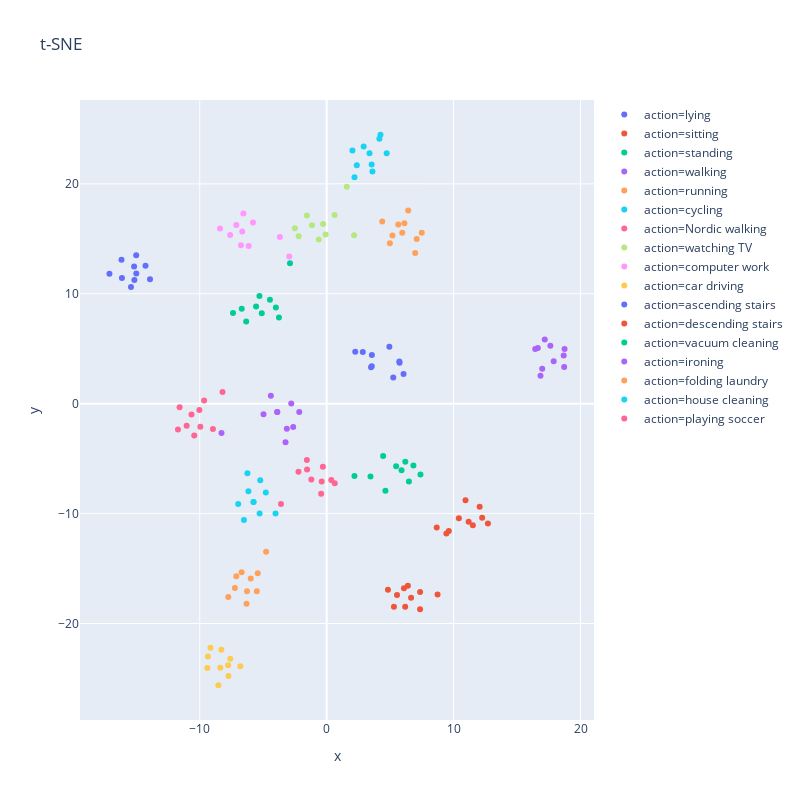
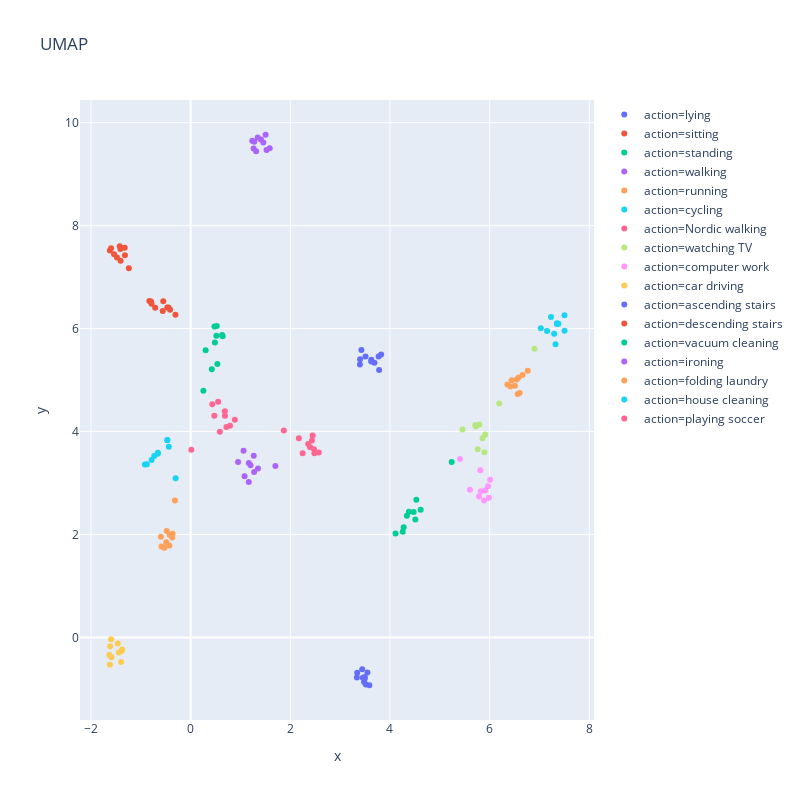

Here is the notebook cell these charts were saved with, in order:
### Code cell
val_actions, val_labels, val_lm = get_action_vector(ae_model, skel_dt, device, class_ids=range(17), class_names=dataReader.idToLabel)
plot_tnse(val_actions, val_labels, val_lm)
plot_umap(val_actions, val_labels, val_lm)

### Figure 1 — Plotly figure (JSON) as saved in the notebook; plotly's stock layout.template omitted (floating-point values rounded to 4 significant figures)
{"data": [{"hoverlabel": {"namelength": 0}, "hovertemplate": "action=lying<br>x=%{x}<br>y=%{y}", "legendgroup": "action=lying", "marker": {"color": "#636efa", "symbol": "circle"}, "mode": "markers", "name": "action=lying", "showlegend": true, "type": "scatter", "x": [-15.15, -15.42, -16.13, -13.92, -15.17, -16.17, -17.12, -15.01, -15.0, -14.27], "xaxis": "x", "y": [11.25, 10.62, 11.43, 11.32, 12.49, 13.1, 11.82, 13.51, 11.85, 12.54], "yaxis": "y"}, {"hoverlabel": {"namelength": 0}, "hovertemplate": "action=sitting<br>x=%{x}<br>y=%{y}", "legendgroup": "action=sitting", "marker": {"color": "#EF553B", "symbol": "circle"}, "mode": "markers", "name": "action=sitting", "showlegend": true, "type": "scatter", "x": [7.359, 6.186, 5.299, 6.09, 4.826, 6.398, 7.363, 6.648, 8.737, 5.542], "xaxis": "x", "y": [-18.71, -18.47, -18.48, -16.79, -16.94, -16.57, -17.13, -17.66, -17.36, -17.41], "yaxis": "y"}, {"hoverlabel": {"namelength": 0}, "hovertemplate": "action=standing<br>x=%{x}<br>y=%{y}", "legendgroup": "action=standing", "marker": {"color": "#00cc96", "symbol": "circle"}, "mode": "markers", "name": "action=standing", "showlegend": true, "type": "scatter", "x": [-5.115, -4.473, -6.342, -2.892, -3.761, -4.003, -5.564, -6.693, -5.299, -7.382], "xaxis": "x", "y": [8.227, 9.445, 7.486, 12.78, 7.842, 8.74, 8.836, 8.629, 9.799, 8.249], "yaxis": "y"}, {"hoverlabel": {"namelength": 0}, "hovertemplate": "action=walking<br>x=%{x}<br>y=%{y}", "legendgroup": "action=walking", "marker": {"color": "#ab63fa", "symbol": "circle"}, "mode": "markers", "name": "action=walking", "showlegend": true, "type": "scatter", "x": [-8.287, -2.792, -2.64, -3.142, -3.896, -3.896, -2.163, -4.978, -4.4, -3.244], "xaxis": "x", "y": [-2.668, 0.02249, -2.125, -2.271, -0.7651, -0.7653, -0.7559, -0.9655, 0.7116, -3.499], "yaxis": "y"}, {"hoverlabel": {"namelength": 0}, "hovertemplate": "action=running<br>x=%{x}<br>y=%{y}", "legendgroup": "action=running", "marker": {"color": "#FFA15A", "symbol": "circle"}, "mode": "markers", "name": "action=running", "showlegend": true, "type": "scatter", "x": [-7.125, -7.234, -5.434, -6.703, -7.752, -6.314, -5.984, -4.777, -6.28, -5.503], "xaxis": "x", "y": [-15.69, -16.77, -15.42, -15.34, -17.59, -18.2, -15.9, -13.48, -17.06, -17.07], "yaxis": "y"}, {"hoverlabel": {"namelength": 0}, "hovertemplate": "action=cycling<br>x=%{x}<br>y=%{y}", "legendgroup": "action=cycling", "marker": {"color": "#19d3f3", "symbol": "circle"}, "mode": "markers", "name": "action=cycling", "showlegend": true, "type": "scatter", "x": [-6.519, -6.247, -5.286, -4.795, -5.235, -4.031, -5.766, -5.766, -6.973, -6.167], "xaxis": "x", "y": [-10.58, -6.328, -9.98, -8.085, -6.973, -9.994, -8.937, -8.937, -9.129, -7.96], "yaxis": "y"}, {"hoverlabel": {"namelength": 0}, "hovertemplate": "action=Nordic walking<br>x=%{x}<br>y=%{y}", "legendgroup": "action=Nordic walking", "marker": {"color": "#FF6692", "symbol": "circle"}, "mode": "markers", "name": "action=Nordic walking", "showlegend": true, "type": "scatter", "x": [-1.562, -1.212, -2.223, 0.362, -0.3016, 0.6341, -3.601, -0.4361, -1.546, -0.3957], "xaxis": "x", "y": [-5.118, -6.893, -6.194, -6.948, -5.727, -7.232, -9.126, -8.205, -5.999, -7.069], "yaxis": "y"}, {"hoverlabel": {"namelength": 0}, "hovertemplate": "action=watching TV<br>x=%{x}<br>y=%{y}", "legendgroup": "action=watching TV", "marker": {"color": "#B6E880", "symbol": "circle"}, "mode": "markers", "name": "action=watching TV", "showlegend": true, "type": "scatter", "x": [-2.509, -0.08712, 1.582, 2.158, -2.205, -0.6247, -0.2837, 0.6261, -1.16, -1.562], "xaxis": "x", "y": [15.95, 15.39, 19.73, 15.31, 15.24, 14.94, 16.34, 17.16, 16.23, 17.12], "yaxis": "y"}, {"hoverlabel": {"namelength": 0}, "hovertemplate": "action=computer work<br>x=%{x}<br>y=%{y}", "legendgroup": "action=computer work", "marker": {"color": "#FF97FF", "symbol": "circle"}, "mode": "markers", "name": "action=computer work", "showlegend": true, "type": "scatter", "x": [-6.148, -7.603, -7.119, -8.408, -3.688, -2.947, -6.565, -6.655, -6.757, -5.808], "xaxis": "x", "y": [14.35, 15.35, 16.27, 15.94, 15.16, 13.4, 17.31, 15.67, 14.41, 16.49], "yaxis": "y"}, {"hoverlabel": {"namelength": 0}, "hovertemplate": "action=car driving<br>x=%{x}<br>y=%{y}", "legendgroup": "action=car driving", "marker": {"color": "#FECB52", "symbol": "circle"}, "mode": "markers", "name": "action=car driving", "showlegend": true, "type": "scatter", "x": [-8.297, -7.599, -8.381, -9.403, -8.536, -6.805, -7.742, -9.36, -9.156, -7.767], "xaxis": "x", "y": [-22.39, -23.2, -24.02, -24.06, -25.62, -23.9, -24.77, -22.99, -22.21, -23.79], "yaxis": "y"}, {"hoverlabel": {"namelength": 0}, "hovertemplate": "action=ascending stairs<br>x=%{x}<br>y=%{y}", "legendgroup": "action=ascending stairs", "marker": {"color": "#636efa", "symbol": "circle"}, "mode": "markers", "name": "action=ascending stairs", "showlegend": true, "type": "scatter", "x": [3.559, 2.846, 5.743, 4.938, 2.25, 3.496, 6.055, 5.246, 5.725, 3.551], "xaxis": "x", "y": [4.42, 4.71, 3.713, 5.191, 4.725, 3.304, 2.704, 2.387, 3.843, 3.415], "yaxis": "y"}, {"hoverlabel": {"namelength": 0}, "hovertemplate": "action=descending stairs<br>x=%{x}<br>y=%{y}", "legendgroup": "action=descending stairs", "marker": {"color": "#EF553B", "symbol": "circle"}, "mode": "markers", "name": "action=descending stairs", "showlegend": true, "type": "scatter", "x": [10.41, 12.7, 10.94, 8.67, 12.05, 9.623, 9.431, 11.19, 11.52, 12.25], "xaxis": "x", "y": [-10.43, -10.89, -8.79, -11.26, -9.369, -11.57, -11.81, -10.75, -11.06, -10.37], "yaxis": "y"}, {"hoverlabel": {"namelength": 0}, "hovertemplate": "action=vacuum cleaning<br>x=%{x}<br>y=%{y}", "legendgroup": "action=vacuum cleaning", "marker": {"color": "#00cc96", "symbol": "circle"}, "mode": "markers", "name": "action=vacuum cleaning", "showlegend": true, "type": "scatter", "x": [6.834, 4.628, 7.393, 6.195, 5.472, 5.898, 6.478, 2.188, 3.453, 4.448], "xaxis": "x", "y": [-5.628, -7.923, -6.445, -5.287, -5.69, -6.064, -7.085, -6.59, -6.623, -4.753], "yaxis": "y"}, {"hoverlabel": {"namelength": 0}, "hovertemplate": "action=ironing<br>x=%{x}<br>y=%{y}", "legendgroup": "action=ironing", "marker": {"color": "#ab63fa", "symbol": "circle"}, "mode": "markers", "name": "action=ironing", "showlegend": true, "type": "scatter", "x": [18.71, 18.67, 18.74, 17.63, 17.88, 17.18, 16.85, 16.98, 16.43, 16.64], "xaxis": "x", "y": [3.334, 4.387, 4.964, 5.275, 3.856, 5.844, 2.547, 3.181, 4.986, 5.058], "yaxis": "y"}, {"hoverlabel": {"namelength": 0}, "hovertemplate": "action=folding laundry<br>x=%{x}<br>y=%{y}", "legendgroup": "action=folding laundry", "marker": {"color": "#FFA15A", "symbol": "circle"}, "mode": "markers", "name": "action=folding laundry", "showlegend": true, "type": "scatter", "x": [6.422, 6.975, 5.952, 7.094, 5.643, 4.979, 5.181, 4.376, 7.493, 6.12], "xaxis": "x", "y": [17.57, 13.71, 15.54, 14.98, 16.3, 14.6, 15.3, 16.58, 15.55, 16.41], "yaxis": "y"}, {"hoverlabel": {"namelength": 0}, "hovertemplate": "action=house cleaning<br>x=%{x}<br>y=%{y}", "legendgroup": "action=house cleaning", "marker": {"color": "#19d3f3", "symbol": "circle"}, "mode": "markers", "name": "action=house cleaning", "showlegend": true, "type": "scatter", "x": [4.726, 2.189, 3.606, 4.238, 2.03, 2.913, 3.54, 2.372, 3.374, 4.15], "xaxis": "x", "y": [22.8, 20.61, 21.13, 24.47, 23.04, 23.4, 21.76, 21.69, 22.79, 24.1], "yaxis": "y"}, {"hoverlabel": {"namelength": 0}, "hovertemplate": "action=playing soccer<br>x=%{x}<br>y=%{y}", "legendgroup": "action=playing soccer", "marker": {"color": "#FF6692", "symbol": "circle"}, "mode": "markers", "name": "action=playing soccer", "showlegend": true, "type": "scatter", "x": [-8.962, -11.72, -8.207, -11.03, -9.656, -10.65, -10.03, -10.44, -9.956, -11.59], "xaxis": "x", "y": [-2.303, -2.339, 1.052, -2.003, 0.2923, -0.9842, -0.5794, -2.901, -2.105, -0.3225], "yaxis": "y"}], "layout": {"height": 800, "legend": {"tracegroupgap": 0}, "title": {"text": "t-SNE"}, "width": 800, "xaxis": {"anchor": "y", "domain": [0, 1], "title": {"text": "x"}}, "yaxis": {"anchor": "x", "domain": [0, 1], "title": {"text": "y"}}}}

### Figure 2 — Plotly figure (JSON) as saved in the notebook; plotly's stock layout.template omitted (floating-point values rounded to 4 significant figures)
{"data": [{"hoverlabel": {"namelength": 0}, "hovertemplate": "action=lying<br>x=%{x}<br>y=%{y}", "legendgroup": "action=lying", "marker": {"color": "#636efa", "symbol": "circle"}, "mode": "markers", "name": "action=lying", "showlegend": true, "type": "scatter", "x": [3.343, 3.443, 3.336, 3.548, 3.481, 3.586, 3.517, 3.457, 3.496, 3.494], "xaxis": "x", "y": [-0.6858, -0.6162, -0.7802, -0.6805, -0.8664, -0.9284, -0.9125, -0.7804, -0.7688, -0.7967], "yaxis": "y"}, {"hoverlabel": {"namelength": 0}, "hovertemplate": "action=sitting<br>x=%{x}<br>y=%{y}", "legendgroup": "action=sitting", "marker": {"color": "#EF553B", "symbol": "circle"}, "mode": "markers", "name": "action=sitting", "showlegend": true, "type": "scatter", "x": [-1.319, -1.323, -1.409, -1.405, -1.536, -1.24, -1.621, -1.596, -1.478, -1.423], "xaxis": "x", "y": [7.423, 7.571, 7.547, 7.316, 7.444, 7.171, 7.515, 7.559, 7.38, 7.598], "yaxis": "y"}, {"hoverlabel": {"namelength": 0}, "hovertemplate": "action=standing<br>x=%{x}<br>y=%{y}", "legendgroup": "action=standing", "marker": {"color": "#00cc96", "symbol": "circle"}, "mode": "markers", "name": "action=standing", "showlegend": true, "type": "scatter", "x": [4.476, 4.38, 4.113, 5.239, 4.529, 4.339, 4.51, 4.275, 4.617, 4.256], "xaxis": "x", "y": [2.437, 2.441, 2.017, 3.41, 2.675, 2.365, 2.29, 2.142, 2.483, 2.053], "yaxis": "y"}, {"hoverlabel": {"namelength": 0}, "hovertemplate": "action=walking<br>x=%{x}<br>y=%{y}", "legendgroup": "action=walking", "marker": {"color": "#ab63fa", "symbol": "circle"}, "mode": "markers", "name": "action=walking", "showlegend": true, "type": "scatter", "x": [1.701, 1.167, 0.9521, 1.168, 1.203, 1.274, 1.082, 1.267, 1.352, 1.061], "xaxis": "x", "y": [3.329, 3.02, 3.409, 3.391, 3.344, 3.216, 3.131, 3.528, 3.282, 3.625], "yaxis": "y"}, {"hoverlabel": {"namelength": 0}, "hovertemplate": "action=running<br>x=%{x}<br>y=%{y}", "legendgroup": "action=running", "marker": {"color": "#FFA15A", "symbol": "circle"}, "mode": "markers", "name": "action=running", "showlegend": true, "type": "scatter", "x": [-0.3612, -0.4896, -0.5958, -0.4798, -0.5844, -0.4266, -0.3704, -0.3146, -0.5301, -0.42], "xaxis": "x", "y": [2.016, 1.85, 1.959, 2.069, 1.766, 1.789, 1.941, 2.662, 1.742, 1.995], "yaxis": "y"}, {"hoverlabel": {"namelength": 0}, "hovertemplate": "action=cycling<br>x=%{x}<br>y=%{y}", "legendgroup": "action=cycling", "marker": {"color": "#19d3f3", "symbol": "circle"}, "mode": "markers", "name": "action=cycling", "showlegend": true, "type": "scatter", "x": [-0.8788, -0.4656, -0.7842, -0.4373, -0.4689, -0.3009, -0.7311, -0.6593, -0.9176, -0.6573], "xaxis": "x", "y": [3.367, 3.836, 3.449, 3.705, 3.831, 3.094, 3.525, 3.569, 3.362, 3.589], "yaxis": "y"}, {"hoverlabel": {"namelength": 0}, "hovertemplate": "action=Nordic walking<br>x=%{x}<br>y=%{y}", "legendgroup": "action=Nordic walking", "marker": {"color": "#FF6692", "symbol": "circle"}, "mode": "markers", "name": "action=Nordic walking", "showlegend": true, "type": "scatter", "x": [0.718, 0.8875, 0.5853, 0.4335, 0.4755, 0.5516, 0.01369, 0.6866, 0.79, 0.6888], "xaxis": "x", "y": [4.088, 4.228, 3.994, 4.528, 4.309, 4.577, 3.646, 4.395, 4.113, 4.309], "yaxis": "y"}, {"hoverlabel": {"namelength": 0}, "hovertemplate": "action=watching TV<br>x=%{x}<br>y=%{y}", "legendgroup": "action=watching TV", "marker": {"color": "#B6E880", "symbol": "circle"}, "mode": "markers", "name": "action=watching TV", "showlegend": true, "type": "scatter", "x": [5.896, 5.455, 6.901, 6.193, 5.763, 5.725, 5.795, 5.714, 5.911, 5.857], "xaxis": "x", "y": [3.596, 4.041, 5.61, 4.545, 3.657, 4.098, 4.137, 4.128, 3.941, 3.868], "yaxis": "y"}, {"hoverlabel": {"namelength": 0}, "hovertemplate": "action=computer work<br>x=%{x}<br>y=%{y}", "legendgroup": "action=computer work", "marker": {"color": "#FF97FF", "symbol": "circle"}, "mode": "markers", "name": "action=computer work", "showlegend": true, "type": "scatter", "x": [5.605, 5.889, 5.913, 5.985, 5.814, 5.406, 5.968, 5.823, 5.787, 6.01], "xaxis": "x", "y": [2.868, 2.661, 2.853, 2.714, 3.247, 3.466, 2.935, 2.841, 2.739, 3.063], "yaxis": "y"}, {"hoverlabel": {"namelength": 0}, "hovertemplate": "action=car driving<br>x=%{x}<br>y=%{y}", "legendgroup": "action=car driving", "marker": {"color": "#FECB52", "symbol": "circle"}, "mode": "markers", "name": "action=car driving", "showlegend": true, "type": "scatter", "x": [-1.589, -1.389, -1.441, -1.463, -1.62, -1.374, -1.395, -1.615, -1.596, -1.629], "xaxis": "x", "y": [-0.3833, -0.2622, -0.2927, -0.1184, -0.5309, -0.2321, -0.4761, -0.1722, -0.03528, -0.3408], "yaxis": "y"}, {"hoverlabel": {"namelength": 0}, "hovertemplate": "action=ascending stairs<br>x=%{x}<br>y=%{y}", "legendgroup": "action=ascending stairs", "marker": {"color": "#636efa", "symbol": "circle"}, "mode": "markers", "name": "action=ascending stairs", "showlegend": true, "type": "scatter", "x": [3.689, 3.626, 3.397, 3.783, 3.772, 3.824, 3.401, 3.509, 3.427, 3.624], "xaxis": "x", "y": [5.338, 5.392, 5.304, 5.194, 5.457, 5.497, 5.403, 5.457, 5.584, 5.361], "yaxis": "y"}, {"hoverlabel": {"namelength": 0}, "hovertemplate": "action=descending stairs<br>x=%{x}<br>y=%{y}", "legendgroup": "action=descending stairs", "marker": {"color": "#EF553B", "symbol": "circle"}, "mode": "markers", "name": "action=descending stairs", "showlegend": true, "type": "scatter", "x": [-0.7948, -0.5494, -0.3047, -0.7848, -0.4124, -0.7115, -0.8282, -0.5597, -0.4448, -0.4678], "xaxis": "x", "y": [6.525, 6.531, 6.269, 6.482, 6.364, 6.405, 6.536, 6.34, 6.409, 6.409], "yaxis": "y"}, {"hoverlabel": {"namelength": 0}, "hovertemplate": "action=vacuum cleaning<br>x=%{x}<br>y=%{y}", "legendgroup": "action=vacuum cleaning", "marker": {"color": "#00cc96", "symbol": "circle"}, "mode": "markers", "name": "action=vacuum cleaning", "showlegend": true, "type": "scatter", "x": [0.5249, 0.5371, 0.4786, 0.5174, 0.4872, 0.6317, 0.6427, 0.2562, 0.4245, 0.3012], "xaxis": "x", "y": [6.049, 5.31, 6.038, 5.862, 5.73, 5.878, 5.851, 4.79, 5.208, 5.577], "yaxis": "y"}, {"hoverlabel": {"namelength": 0}, "hovertemplate": "action=ironing<br>x=%{x}<br>y=%{y}", "legendgroup": "action=ironing", "marker": {"color": "#ab63fa", "symbol": "circle"}, "mode": "markers", "name": "action=ironing", "showlegend": true, "type": "scatter", "x": [1.412, 1.587, 1.505, 1.459, 1.524, 1.347, 1.315, 1.264, 1.236, 1.277], "xaxis": "x", "y": [9.671, 9.505, 9.765, 9.613, 9.47, 9.712, 9.443, 9.497, 9.647, 9.628], "yaxis": "y"}, {"hoverlabel": {"namelength": 0}, "hovertemplate": "action=folding laundry<br>x=%{x}<br>y=%{y}", "legendgroup": "action=folding laundry", "marker": {"color": "#FFA15A", "symbol": "circle"}, "mode": "markers", "name": "action=folding laundry", "showlegend": true, "type": "scatter", "x": [6.764, 6.357, 6.441, 6.545, 6.564, 6.582, 6.419, 6.66, 6.603, 6.507], "xaxis": "x", "y": [5.183, 4.915, 4.996, 5.009, 4.73, 5.052, 4.877, 5.097, 4.749, 4.891], "yaxis": "y"}, {"hoverlabel": {"namelength": 0}, "hovertemplate": "action=house cleaning<br>x=%{x}<br>y=%{y}", "legendgroup": "action=house cleaning", "marker": {"color": "#19d3f3", "symbol": "circle"}, "mode": "markers", "name": "action=house cleaning", "showlegend": true, "type": "scatter", "x": [7.501, 7.323, 7.152, 7.504, 7.231, 7.35, 7.295, 7.027, 7.381, 7.35], "xaxis": "x", "y": [6.26, 5.694, 5.952, 5.96, 6.225, 6.09, 5.902, 6.009, 6.094, 6.101], "yaxis": "y"}, {"hoverlabel": {"namelength": 0}, "hovertemplate": "action=playing soccer<br>x=%{x}<br>y=%{y}", "legendgroup": "action=playing soccer", "marker": {"color": "#FF6692", "symbol": "circle"}, "mode": "markers", "name": "action=playing soccer", "showlegend": true, "type": "scatter", "x": [2.435, 2.484, 1.87, 2.398, 2.172, 2.247, 2.448, 2.571, 2.476, 2.359], "xaxis": "x", "y": [3.824, 3.579, 4.02, 3.696, 3.868, 3.576, 3.922, 3.593, 3.655, 3.757], "yaxis": "y"}], "layout": {"height": 800, "legend": {"tracegroupgap": 0}, "title": {"text": "UMAP"}, "width": 800, "xaxis": {"anchor": "y", "domain": [0, 1], "title": {"text": "x"}}, "yaxis": {"anchor": "x", "domain": [0, 1], "title": {"text": "y"}}}}
